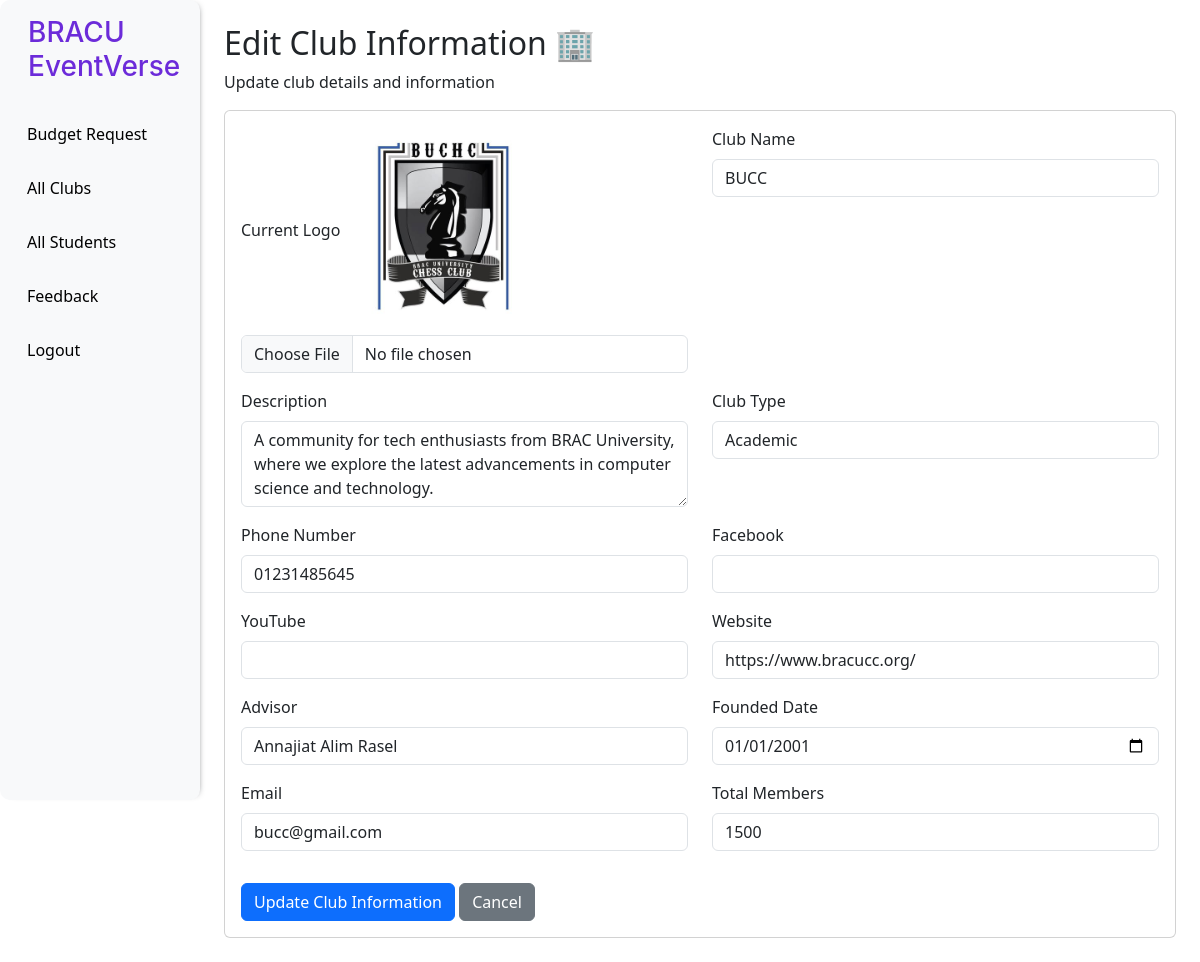
/admin/edit_club.php?id=2 (signed in), run on the app's committed database.
### tables this page shows
CREATE TABLE `clubs` (
  `id` int(11) NOT NULL,
  `name` varchar(100) NOT NULL,
  `description` text DEFAULT NULL,
  `logo_url` varchar(255) DEFAULT NULL,
  `club_type` varchar(255) DEFAULT NULL,
  `phone_number` varchar(255) DEFAULT NULL,
  `facebook` varchar(255) DEFAULT NULL,
  `youtube` varchar(255) DEFAULT NULL,
  `website` varchar(255) DEFAULT NULL,
  `advisor` varchar(255) DEFAULT NULL,
  `founded_date` varchar(255) DEFAULT NULL,
  `email` varchar(255) DEFAULT NULL,
  `total_member` int(11) DEFAULT NULL,
  `admin_id` int(11) DEFAULT NULL
);

### admin/edit_club.php (the view, shortened to what this page needs)
<?php
include "../partials/header.php";
include '../config/database.php';
if (isset($_GET['id'])) {
    $club_id = $_GET['id'];
    $sql = "SELECT * FROM clubs WHERE id = ?";
    $stmt = $conn->prepare($sql);
    $stmt->bind_param("i", $club_id);
    $stmt->execute();
    $club = $stmt->get_result()->fetch_assoc();
}
?>
<div class="container-fluid">
    <div class="row">
        <?php include("../partials/admin_sidebar.php")?>
        <div class="col-md-9 col-lg-10 p-4">
            <h2>Edit Club Information 🏢</h2>
            <p>Update club details and information</p>
            <div class="card">
                <div class="card-body">
                    <form method="POST" action="" enctype="multipart/form-data">
                        <div class="row">
                            <div class="col-md-6 mb-3">
                                <label class="form-label">Current Logo</label>
                                <img src="../club/<?php echo $club['logo_url']; ?>" class="img-fluid mb-2 rounded" style="max-width: 200px;">
                                <input type="file" class="form-control" name="club_logo">
                            </div>
                            <div class="col-md-6 mb-3">
                                <label class="form-label">Club Name</label>
                                <input type="text" class="form-control" name="club_name" value="<?php echo htmlspecialchars($club['name']); ?>" required>
                            </div>
                            <div class="col-md-6 mb-3">
                                <label class="form-label">Description</label>
                                <textarea class="form-control" name="description" rows="3"><?php echo htmlspecialchars($club['description']); ?></textarea>
                            </div>
                            <div class="col-md-6 mb-3">
                                <label class="form-label">Club Type</label>
                                <input type="text" class="form-control" name="club_type" value="<?php echo htmlspecialchars($club['club_type']); ?>">
                            </div>
                            <div class="col-md-6 mb-3">
                                <label class="form-label">Phone Number</label>
                                <input type="text" class="form-control" name="phone_number" value="<?php echo htmlspecialchars($club['phone_number']); ?>">
                            </div>
                            <div class="col-md-6 mb-3">
                                <label class="form-label">Facebook</label>
                                <input type="text" class="form-control" name="facebook" value="<?php echo htmlspecialchars($club['facebook']); ?>">
                            </div>
                            <div class="col-md-6 mb-3">
                                <label class="form-label">YouTube</label>
                                <input type="text" class="form-control" name="youtube" value="<?php echo htmlspecialchars($club['youtube']); ?>">
                            </div>
                            <div class="col-md-6 mb-3">
                                <label class="form-label">Website</label>
                                <input type="text" class="form-control" name="website" value="<?php echo htmlspecialchars($club['website']); ?>">
                            </div>
                            <div class="col-md-6 mb-3">
                                <label class="form-label">Advisor</label>
                                <input type="text" class="form-control" name="advisor" value="<?php echo htmlspecialchars($club['advisor']); ?>">
                            </div>
                            <div class="col-md-6 mb-3">
                                <label class="form-label">Founded Date</label>
                                <input type="date" class="form-control" name="founded_date" value="<?php echo htmlspecialchars($club['founded_date']); ?>">
                            </div>
                            <div class="col-md-6 mb-3">
                                <label class="form-label">Email</label>
                                <input type="email" class="form-control" name="email" value="<?php echo htmlspecialchars($club['email']); ?>">
                            </div>
                            <div class="col-md-6 mb-3">
                                <label class="form-label">Total Members</label>
                                <input type="number" class="form-control" name="total_members" value="<?php echo htmlspecialchars($club['total_member']); ?>">
                            </div>
                        </div>
                        <div class="mt-3">
                            <button type="submit" class="btn btn-primary">Update Club Information</button>
                            <a href="./all_clubs.php" class="btn btn-secondary">Cancel</a>
                        </div>
                    </form>
                </div>
            </div>
        </div>
    </div>
</div>

### admin/edit_club.php (style rules this page uses)
body { min-height: 100vh; }

### data on the page
clubs: logo_url (picture), club_name "BUCC", description "A community for tech enthusiasts from BRAC University, where we explore the latest advancements in computer science and technology.", club_type "Academic", phone_number "01231485645", website "https://www.bracucc.org/", advisor "Annajiat Alim Rasel", founded_date "01/01/2001", email "bucc@gmail.com", total_members "1500"
